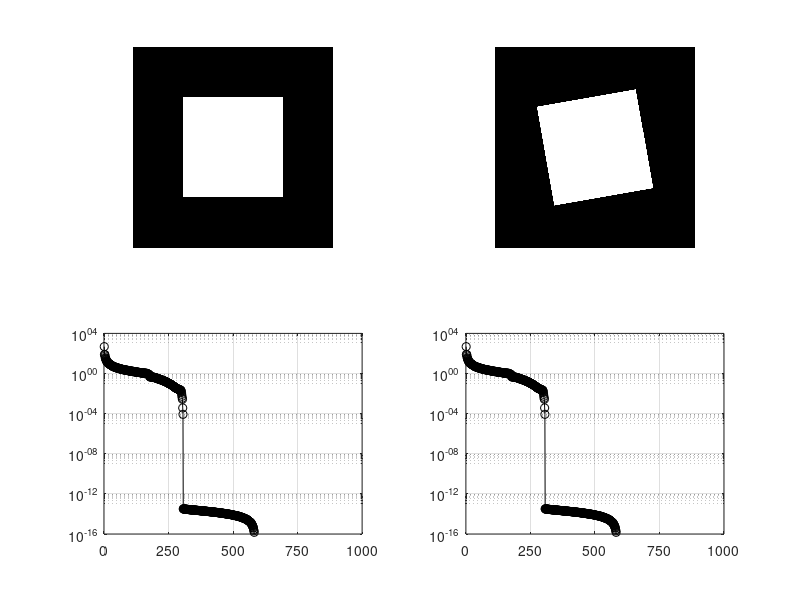

MATLAB code to generate this figure:
clear all, close all, clc
n = 1000;
q = n/4;
X = zeros(n,n);
X(q:(n/2)+q,q:(n/2)+q) = 1;
subplot(2,2,1), imshow(X); colormap gray, axis off
Y = imrotate(X,10,'bicubic');  % rotate 10 degrees
Y = Y - Y(1,1);
nY = size(Y,1);
startind = floor((nY-n)/2);
Xrot = Y(startind:startind+n-1, startind:startind+n-1);
subplot(2,2,2), imshow(Xrot); colormap gray, axis off
[U,S,V] = svd(X);  % svd well-aligned square
[U,S,V] = svd(Xrot);  % svd rotated square
subplot(2,2,3), semilogy(diag(S),'-ko')
ylim([1.e-16 1.e4]), grid on
set(gca,'YTick',[1.e-16 1.e-12 1.e-8 1.e-4 1. 1.e4])
set(gca,'XTick',[0 250 500 750 1000])
subplot(2,2,4), semilogy(diag(S),'-ko')
ylim([1.e-16 1.e4]), grid on
set(gca,'YTick',[1.e-16 1.e-12 1.e-8 1.e-4 1. 1.e4])
set(gca,'XTick',[0 250 500 750 1000])

